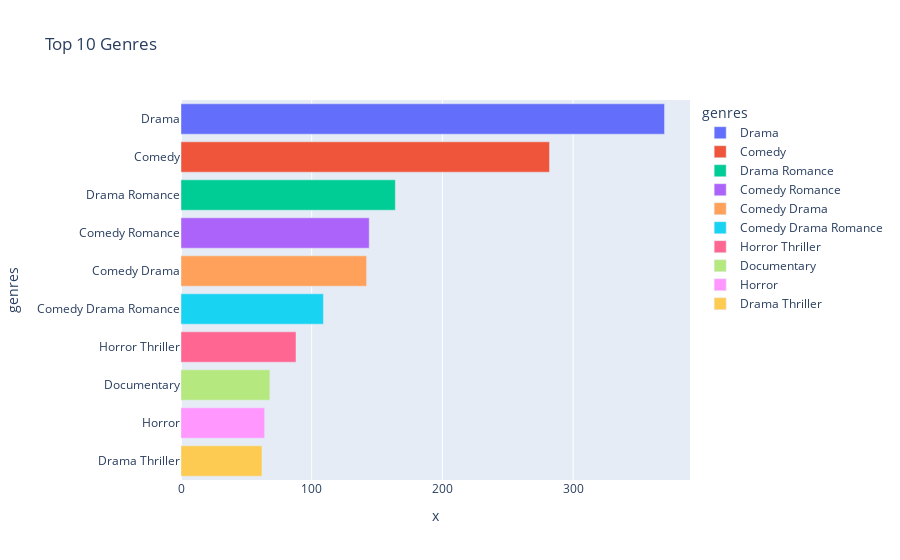

Source (notebook cell):
### Markdown cell above
# Data Analysis

### Code cell
genres_count = movies_data['genres'].value_counts().head(10)
fig = px.bar(genres_count, x=genres_count.values, y=genres_count.index, orientation='h', title='Top 10 Genres', color=genres_count.index, )
fig.show()

### Figure 1 — Plotly figure (JSON) as saved in the notebook; plotly's stock layout.template omitted (floating-point values rounded to 4 significant figures)
{"data": [{"alignmentgroup": "True", "hovertemplate": "genres=%{y}<br>x=%{x}<extra></extra>", "legendgroup": "Drama", "marker": {"color": "#636efa", "pattern": {"shape": ""}}, "name": "Drama", "offsetgroup": "Drama", "orientation": "h", "showlegend": true, "textposition": "auto", "type": "bar", "x": [370], "xaxis": "x", "y": ["Drama"], "yaxis": "y"}, {"alignmentgroup": "True", "hovertemplate": "genres=%{y}<br>x=%{x}<extra></extra>", "legendgroup": "Comedy", "marker": {"color": "#EF553B", "pattern": {"shape": ""}}, "name": "Comedy", "offsetgroup": "Comedy", "orientation": "h", "showlegend": true, "textposition": "auto", "type": "bar", "x": [282], "xaxis": "x", "y": ["Comedy"], "yaxis": "y"}, {"alignmentgroup": "True", "hovertemplate": "genres=%{y}<br>x=%{x}<extra></extra>", "legendgroup": "Drama Romance", "marker": {"color": "#00cc96", "pattern": {"shape": ""}}, "name": "Drama Romance", "offsetgroup": "Drama Romance", "orientation": "h", "showlegend": true, "textposition": "auto", "type": "bar", "x": [164], "xaxis": "x", "y": ["Drama Romance"], "yaxis": "y"}, {"alignmentgroup": "True", "hovertemplate": "genres=%{y}<br>x=%{x}<extra></extra>", "legendgroup": "Comedy Romance", "marker": {"color": "#ab63fa", "pattern": {"shape": ""}}, "name": "Comedy Romance", "offsetgroup": "Comedy Romance", "orientation": "h", "showlegend": true, "textposition": "auto", "type": "bar", "x": [144], "xaxis": "x", "y": ["Comedy Romance"], "yaxis": "y"}, {"alignmentgroup": "True", "hovertemplate": "genres=%{y}<br>x=%{x}<extra></extra>", "legendgroup": "Comedy Drama", "marker": {"color": "#FFA15A", "pattern": {"shape": ""}}, "name": "Comedy Drama", "offsetgroup": "Comedy Drama", "orientation": "h", "showlegend": true, "textposition": "auto", "type": "bar", "x": [142], "xaxis": "x", "y": ["Comedy Drama"], "yaxis": "y"}, {"alignmentgroup": "True", "hovertemplate": "genres=%{y}<br>x=%{x}<extra></extra>", "legendgroup": "Comedy Drama Romance", "marker": {"color": "#19d3f3", "pattern": {"shape": ""}}, "name": "Comedy Drama Romance", "offsetgroup": "Comedy Drama Romance", "orientation": "h", "showlegend": true, "textposition": "auto", "type": "bar", "x": [109], "xaxis": "x", "y": ["Comedy Drama Romance"], "yaxis": "y"}, {"alignmentgroup": "True", "hovertemplate": "genres=%{y}<br>x=%{x}<extra></extra>", "legendgroup": "Horror Thriller", "marker": {"color": "#FF6692", "pattern": {"shape": ""}}, "name": "Horror Thriller", "offsetgroup": "Horror Thriller", "orientation": "h", "showlegend": true, "textposition": "auto", "type": "bar", "x": [88], "xaxis": "x", "y": ["Horror Thriller"], "yaxis": "y"}, {"alignmentgroup": "True", "hovertemplate": "genres=%{y}<br>x=%{x}<extra></extra>", "legendgroup": "Documentary", "marker": {"color": "#B6E880", "pattern": {"shape": ""}}, "name": "Documentary", "offsetgroup": "Documentary", "orientation": "h", "showlegend": true, "textposition": "auto", "type": "bar", "x": [68], "xaxis": "x", "y": ["Documentary"], "yaxis": "y"}, {"alignmentgroup": "True", "hovertemplate": "genres=%{y}<br>x=%{x}<extra></extra>", "legendgroup": "Horror", "marker": {"color": "#FF97FF", "pattern": {"shape": ""}}, "name": "Horror", "offsetgroup": "Horror", "orientation": "h", "showlegend": true, "textposition": "auto", "type": "bar", "x": [64], "xaxis": "x", "y": ["Horror"], "yaxis": "y"}, {"alignmentgroup": "True", "hovertemplate": "genres=%{y}<br>x=%{x}<extra></extra>", "legendgroup": "Drama Thriller", "marker": {"color": "#FECB52", "pattern": {"shape": ""}}, "name": "Drama Thriller", "offsetgroup": "Drama Thriller", "orientation": "h", "showlegend": true, "textposition": "auto", "type": "bar", "x": [62], "xaxis": "x", "y": ["Drama Thriller"], "yaxis": "y"}], "layout": {"autosize": true, "barmode": "relative", "legend": {"title": {"text": "genres"}, "tracegroupgap": 0}, "title": {"text": "Top 10 Genres"}, "xaxis": {"anchor": "y", "autorange": true, "domain": [0, 1], "range": [0, 389.5], "title": {"text": "x"}, "type": "linear"}, "yaxis": {"anchor": "x", "autorange": true, "categoryarray": ["Drama Thriller", "Horror", "Documentary", "Horror Thriller", "Comedy Drama Romance", "Comedy Drama", "Comedy Romance", "Drama Romance", "Comedy", "Drama"], "categoryorder": "array", "domain": [0, 1], "range": [-0.5, 9.5], "title": {"text": "genres"}, "type": "category"}}}
